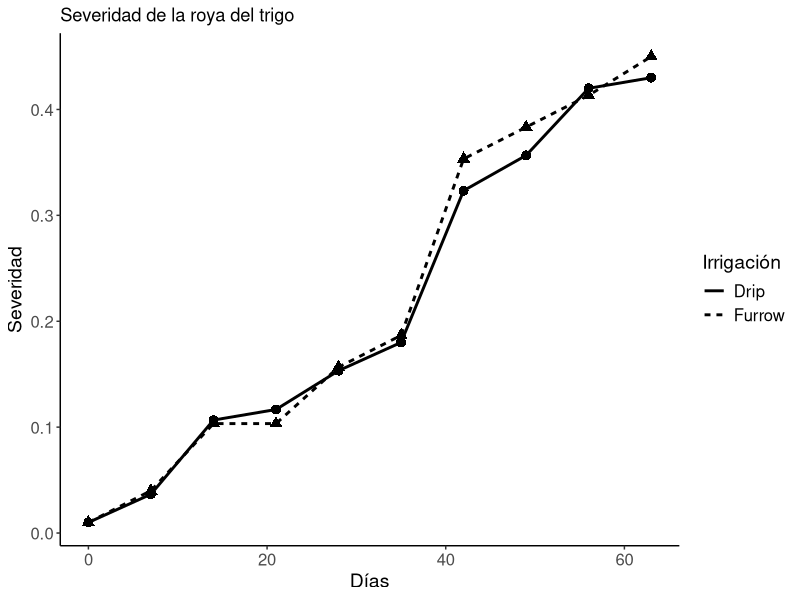
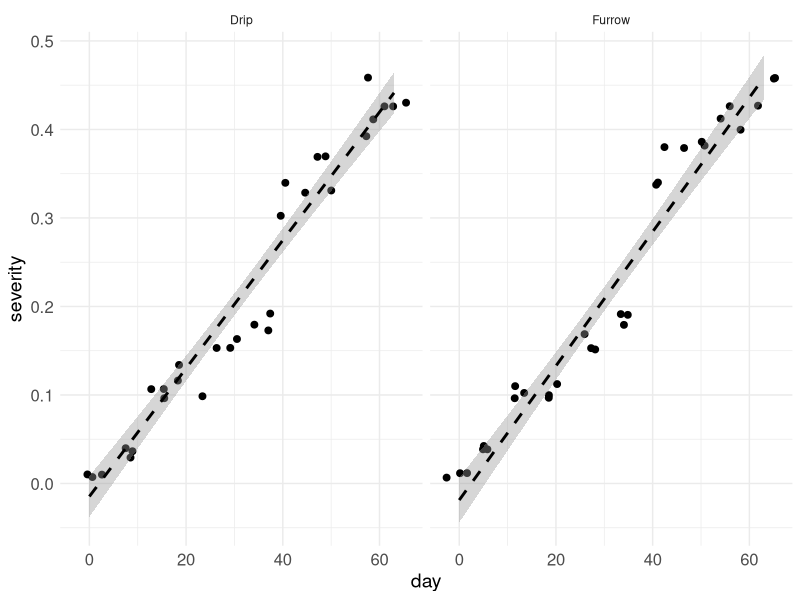

R code for these plots, in order:
## ---- chunk 1
# Cargar librerías 
library(tidyverse)                   

# Llamar datos
dato <- tibble::tribble(
             ~Irrigation, ~rep, ~day, ~severity,
                "Furrow",   1L,   0L,      0.01,
                "Furrow",   2L,   0L,      0.01,
                "Furrow",   3L,   0L,      0.01,
                "Furrow",   1L,   7L,      0.04,
                "Furrow",   2L,   7L,      0.04,
                "Furrow",   3L,   7L,      0.04,
                "Furrow",   1L,  14L,       0.1,
                "Furrow",   2L,  14L,       0.1,
                "Furrow",   3L,  14L,      0.11,
                "Furrow",   1L,  21L,      0.11,
                "Furrow",   2L,  21L,       0.1,
                "Furrow",   3L,  21L,       0.1,
                "Furrow",   1L,  28L,      0.15,
                "Furrow",   2L,  28L,      0.17,
                "Furrow",   3L,  28L,      0.15,
                "Furrow",   1L,  35L,      0.18,
                "Furrow",   2L,  35L,      0.19,
                "Furrow",   3L,  35L,      0.19,
                "Furrow",   1L,  42L,      0.34,
                "Furrow",   2L,  42L,      0.38,
                "Furrow",   3L,  42L,      0.34,
                "Furrow",   1L,  49L,      0.38,
                "Furrow",   2L,  49L,      0.39,
                "Furrow",   3L,  49L,      0.38,
                "Furrow",   1L,  56L,       0.4,
                "Furrow",   2L,  56L,      0.41,
                "Furrow",   3L,  56L,      0.43,
                "Furrow",   1L,  63L,      0.46,
                "Furrow",   2L,  63L,      0.46,
                "Furrow",   3L,  63L,      0.43,
                  "Drip",   1L,   0L,      0.01,
                  "Drip",   2L,   0L,      0.01,
                  "Drip",   3L,   0L,      0.01,
                  "Drip",   1L,   7L,      0.03,
                  "Drip",   2L,   7L,      0.04,
                  "Drip",   3L,   7L,      0.04,
                  "Drip",   1L,  14L,      0.11,
                  "Drip",   2L,  14L,      0.11,
                  "Drip",   3L,  14L,       0.1,
                  "Drip",   1L,  21L,      0.13,
                  "Drip",   2L,  21L,      0.12,
                  "Drip",   3L,  21L,       0.1,
                  "Drip",   1L,  28L,      0.16,
                  "Drip",   2L,  28L,      0.15,
                  "Drip",   3L,  28L,      0.15,
                  "Drip",   1L,  35L,      0.18,
                  "Drip",   2L,  35L,      0.19,
                  "Drip",   3L,  35L,      0.17,
                  "Drip",   1L,  42L,       0.3,
                  "Drip",   2L,  42L,      0.33,
                  "Drip",   3L,  42L,      0.34,
                  "Drip",   1L,  49L,      0.33,
                  "Drip",   2L,  49L,      0.37,
                  "Drip",   3L,  49L,      0.37,
                  "Drip",   1L,  56L,      0.39,
                  "Drip",   2L,  56L,      0.46,
                  "Drip",   3L,  56L,      0.41,
                  "Drip",   1L,  63L,      0.43,
                  "Drip",   2L,  63L,      0.43,
                  "Drip",   3L,  63L,      0.43
             )
dato
## ---- chunk 2
# Cargar librería
library(ggplot2)

# Medias 
medias <- dato[,-2] |> 
  group_by(Irrigation, day) |> 
  summarise(mean_severity = mean(severity))

# Crear el gráfico de líneas
medias |> 
  ggplot(aes(x = day, 
             y = mean_severity)) +
  geom_line(aes(linetype = Irrigation), 
            size = 1) +
  geom_point(aes(shape = Irrigation), 
             size = 3) +
  guides(shape = FALSE) +  
  labs(title = "Severidad de la roya del trigo",
       x = "Días",
       y = "Severidad",
       linetype = "Irrigación") +
  theme_classic() +
  theme(axis.text = element_text(size = 12),
        axis.title = element_text(size = 14),
        legend.title = element_text(size = 14),
        legend.text = element_text(size = 12)) 
## ---- chunk 3

# Modelos de regresión lineal 
dato |>
  ggplot(aes(day, 
             severity)) +
  geom_jitter(size = 2) +
  stat_smooth(method = "lm", 
              se = TRUE, 
              color = "black", 
              linetype = "dashed", 
              size = 1, 
              formula = y ~ x) +
  theme_minimal() +
  theme(axis.text = element_text(size = 12),
        axis.title = element_text(size = 14),
        legend.title = element_text(size = 14),
        legend.text = element_text(size = 12)) +
  facet_wrap(~Irrigation) 
